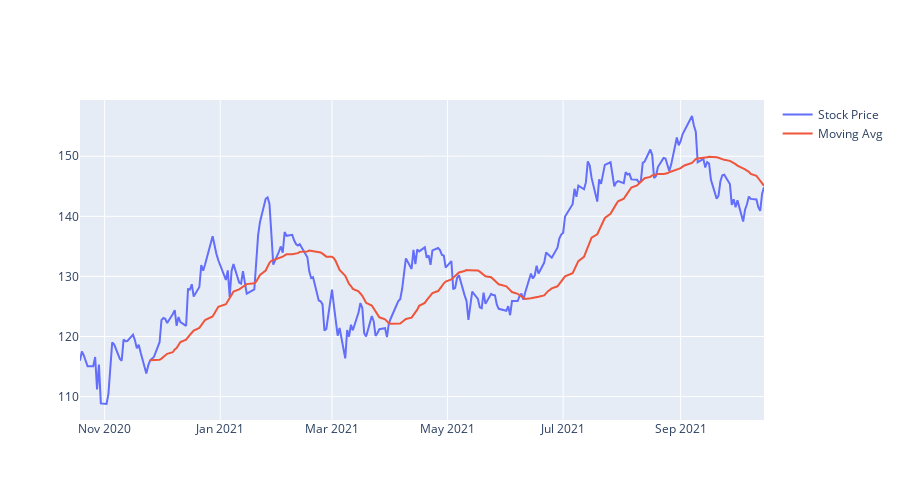

Source (notebook cell):
### Code cell
fig = go.Figure()

fig.add_trace(go.Scatter(
    x=df_aapl.Price.index,
    y=df_aapl.Price,
    mode='lines',
    name="Stock Price"))

fig.add_trace(go.Scatter(
    x=df_aapl.rolling(window=28).mean().index,
    y=df_aapl.rolling(window=28).mean()["Price"],
    mode='lines',
    name="Moving Avg")) # mean of values for 30 days / 1 Month 

fig.update_layout(
    height=500,
)

### Figure 1 — Plotly figure (JSON) as saved in the notebook; plotly's stock layout.template omitted (floating-point values rounded to 4 significant figures; data arrays with more than 128 entries replaced by an {"elided": "..."} marker saying what was removed)
{"data": [{"mode": "lines", "name": "Stock Price", "type": "scatter", "x": {"elided": "251 str values"}, "y": {"elided": "251 float values"}}, {"mode": "lines", "name": "Moving Avg", "type": "scatter", "x": {"elided": "251 str values"}, "y": {"elided": "251 float values"}}], "layout": {"height": 500}}
